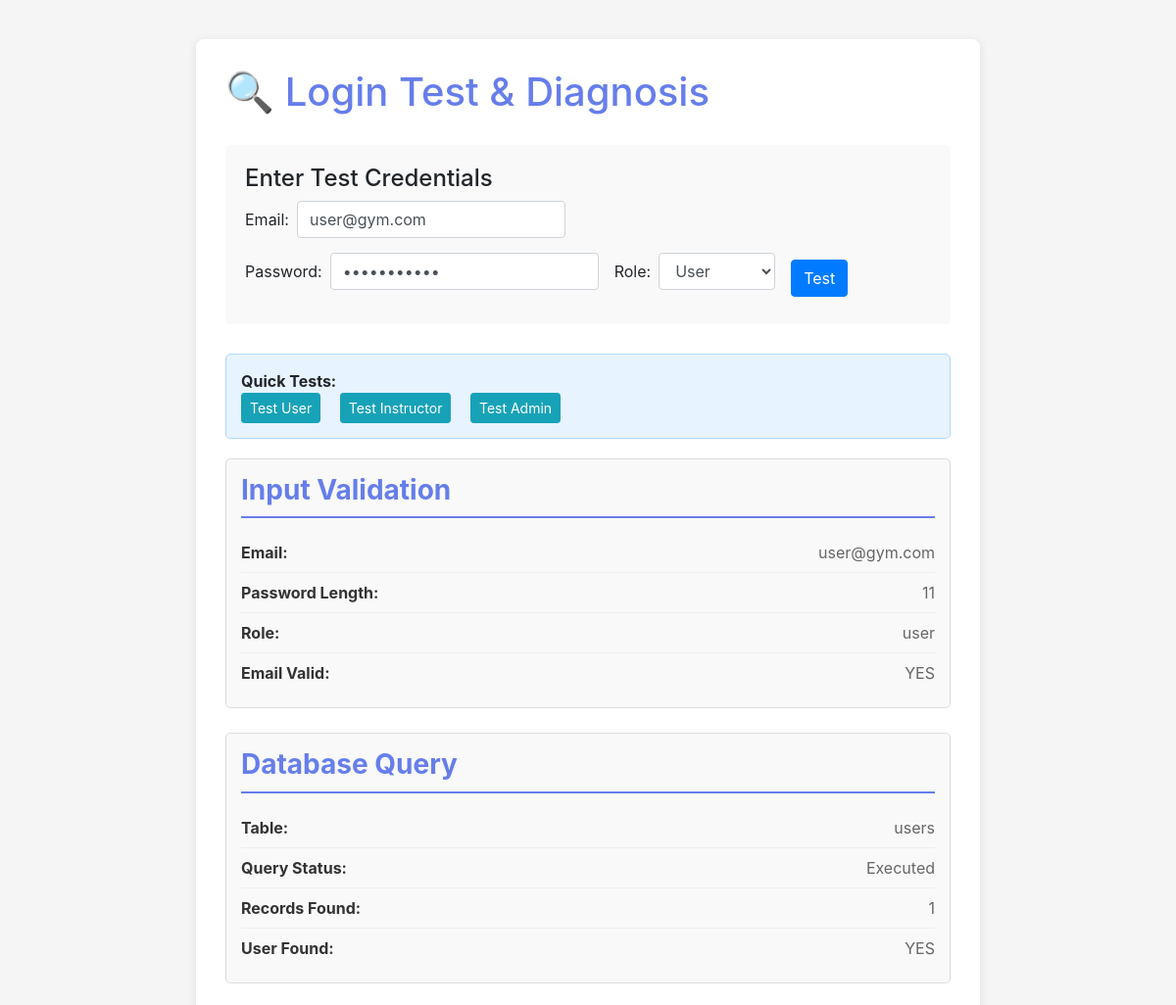
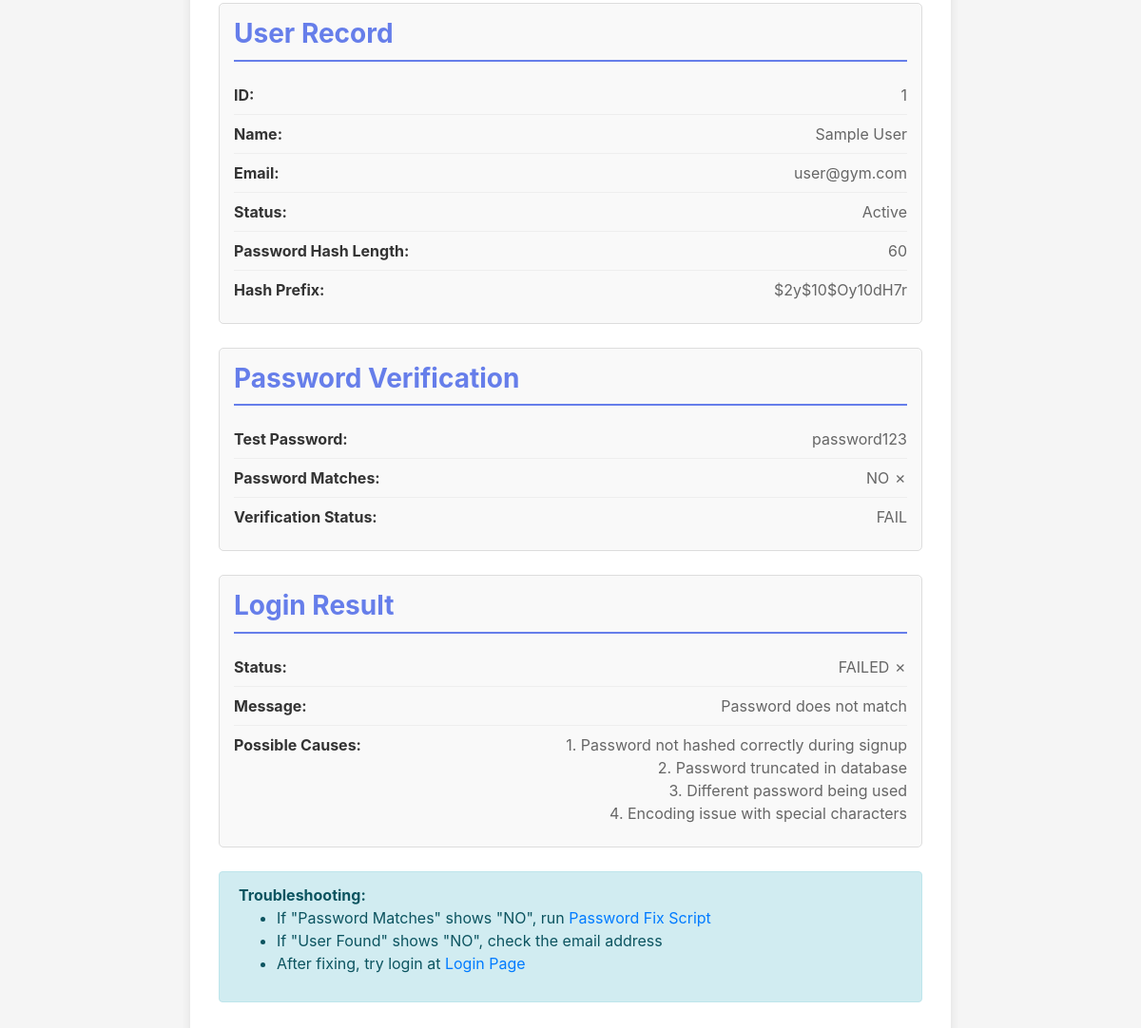
The page /test_login.php on the database its author committed (2 pictures, top to bottom).
### tables this page shows
CREATE TABLE users (
    user_id INT PRIMARY KEY AUTO_INCREMENT,
    name VARCHAR(100) NOT NULL,
    email VARCHAR(100) UNIQUE NOT NULL,
    password VARCHAR(255) NOT NULL,
    phone VARCHAR(15),
    date_of_birth DATE,
    gender ENUM('Male', 'Female', 'Other'),
    address TEXT,
    city VARCHAR(50),
    state VARCHAR(50),
    zipcode VARCHAR(10),
    profile_image VARCHAR(255),
    status ENUM('Active', 'Inactive') DEFAULT 'Active',
    created_at TIMESTAMP DEFAULT CURRENT_TIMESTAMP,
    updated_at TIMESTAMP DEFAULT CURRENT_TIMESTAMP ON UPDATE CURRENT_TIMESTAMP
);

### config/functions.php (called while the page is built, shortened)
<?php
function verifyPassword($password, $hash) {
    return password_verify($password, $hash);
}
function isValidEmail($email) {
    return filter_var($email, FILTER_VALIDATE_EMAIL);
}
?>

### test_login.php (the view, shortened to what this page needs)
<?php
require_once('config/functions.php');
$testResults = [];
$testEmail = $_GET['email'] ?? 'user@gym.com';
$testPassword = $_GET['password'] ?? 'password123';
$testRole = $_GET['role'] ?? 'user';
try {
    $testResults['Input Validation'] = [
        'Email' => $testEmail,
        'Password Length' => strlen($testPassword),
        'Role' => $testRole,
        'Email Valid' => isValidEmail($testEmail) ? 'YES' : 'NO',
    ];
    if ($testRole === 'user') {
        $query = "SELECT * FROM users WHERE email = ? AND status = 'Active'";
        $table = 'users';
    } elseif ($testRole === 'instructor') {
        $query = "SELECT * FROM instructors WHERE email = ? AND status = 'Active'";
        $table = 'instructors';
    } else {
        $query = "SELECT * FROM admin WHERE email = ?";
        $table = 'admin';
    }
    $stmt = $conn->prepare($query);
    $stmt->bind_param("s", $testEmail);
    $stmt->execute();
    $result = $stmt->get_result();
    $user = $result->fetch_assoc();
    $testResults['Database Query'] = [
        'Table' => $table,
        'Query Status' => 'Executed',
        'Records Found' => $result->num_rows,
        'User Found' => $user ? 'YES' : 'NO',
    ];
    if ($user) {
        $testResults['User Record'] = [
            'ID' => $user[$testRole === 'user' ? 'user_id' : ($testRole === 'instructor' ? 'instructor_id' : 'admin_id')] ?? 'N/A',
            'Name' => $user['name'] ?? 'N/A',
            'Email' => $user['email'] ?? 'N/A',
            'Status' => $user['status'] ?? 'N/A',
            'Password Hash Length' => strlen($user['password'] ?? ''),
            'Hash Prefix' => substr($user['password'] ?? '', 0, 15),
        ];
        $passwordCorrect = verifyPassword($testPassword, $user['password']);
        $testResults['Password Verification'] = [
            'Test Password' => $testPassword,
            'Password Matches' => $passwordCorrect ? 'YES ✓' : 'NO ✗',
            'Verification Status' => $passwordCorrect ? 'PASS' : 'FAIL',
        ];
        if ($passwordCorrect) {
            $testResults['Login Result'] = [
                'Status' => 'SUCCESS ✓',
                'Message' => 'User can login successfully',
                'Session Variables Ready' => 'YES',
            ];
        } else {
            $testResults['Login Result'] = [
                'Status' => 'FAILED ✗',
                'Message' => 'Password does not match',
                'Possible Causes' => [
                    '1. Password not hashed correctly during signup',
                    '2. Password truncated in database',
                    '3. Different password being used',
                    '4. Encoding issue with special characters',
                ],
            ];
        }
    }
} catch (Exception $e) {
    $testResults['Error'] = [
        'Message' => $e->getMessage(),
        'Status' => 'FAILED',
    ];
}
?>
<!DOCTYPE html>
<html lang="en">
<head>
    <link rel="stylesheet" href="https://stackpath.bootstrapcdn.com/bootstrap/4.5.2/css/bootstrap.min.css">
</head>
<body>
    <div class="test-container">
        <h1>🔍 Login Test & Diagnosis</h1>
        <div class="test-form">
            <h4>Enter Test Credentials</h4>
            <form method="GET" class="form-inline">
                <div class="form-group mr-3">
                    <label for="email" class="mr-2">Email:</label>
                    <input type="email" class="form-control" id="email" name="email" value="<?php echo htmlspecialchars($testEmail); ?>" placeholder="user@gym.com">
                </div>
                <div class="form-group mr-3">
                    <label for="password" class="mr-2">Password:</label>
                    <input type="password" class="form-control" id="password" name="password" value="<?php echo htmlspecialchars($testPassword); ?>" placeholder="password123">
                </div>
                <div class="form-group mr-3">
                    <label for="role" class="mr-2">Role:</label>
                    <select class="form-control" id="role" name="role">
                        <option value="user" <?php echo $testRole === 'user' ? 'selected' : ''; ?>>User</option>
                    </select>
                </div>
                <button type="submit" class="btn btn-primary">Test</button>
            </form>
        </div>
        <div class="quick-links">
            <strong>Quick Tests:</strong><br>
            <a href="?email=user@gym.com&password=password123&role=user" class="btn btn-sm btn-info">Test User</a>
            <a href="?email=instructor@gym.com&password=password123&role=instructor" class="btn btn-sm btn-info">Test Instructor</a>
            <a href="?email=admin@gym.com&password=password123&role=admin" class="btn btn-sm btn-info">Test Admin</a>
        </div>
        <?php foreach ($testResults as $section => $data): ?>
            <div class="test-section">
                <h3><?php echo htmlspecialchars($section); ?></h3>
                <?php if (is_array($data)): ?>
                    <?php foreach ($data as $key => $value): ?>
                        <div class="test-row">
                            <span class="test-key"><?php echo htmlspecialchars($key); ?>:</span>
                            <span class="test-value">
                                <?php
                                if (is_bool($value)) {
                                    echo $value ? '<span class="status-success">YES</span>' : '<span class="status-fail">NO</span>';
                                } elseif (is_array($value)) {
                                    foreach ($value as $item) {
                                        echo htmlspecialchars($item) . '<br>';
                                    }
                                } elseif (strlen($value) > 40) {
                                    echo '<span class="hash-mono">' . htmlspecialchars(substr($value, 0, 40)) . '...</span>';
                                } else {
                                    echo htmlspecialchars($value);
                                }
                                ?>
                            </span>
                        </div>
                    <?php endforeach; ?>
                <?php endif; ?>
            </div>
        <?php endforeach; ?>
        <div class="alert alert-info mt-4">
            <strong>Troubleshooting:</strong>
            <ul>
                <li>If "Password Matches" shows "NO", run <a href="fix_passwords.php">Password Fix Script</a></li>
                <li>If "User Found" shows "NO", check the email address</li>
                <li>After fixing, try login at <a href="auth/login.php">Login Page</a></li>
            </ul>
        </div>
    </div>
</body>
</html>

### test_login.php (style rules this page uses)
body { background: #f5f5f5; padding: 20px; }
.test-container { background: white; border-radius: 8px; padding: 30px; margin: 20px auto; max-width: 800px; box-shadow: 0 2px 10px rgba(0,0,0,0.1); }
.test-form { background: #f9f9f9; padding: 20px; border-radius: 5px; margin-bottom: 30px; }
.test-form .form-group { margin-bottom: 15px; }
.test-section { margin-bottom: 25px; border: 1px solid #ddd; padding: 15px; border-radius: 5px; background: #f9f9f9; }
.test-section h3 { color: #667eea; font-weight: bold; margin-bottom: 15px; border-bottom: 2px solid #667eea; padding-bottom: 10px; }
.test-row { padding: 8px 0; border-bottom: 1px solid #eee; display: flex; justify-content: space-between; }
.test-row:last-child { border-bottom: none; }
.test-key { font-weight: bold; color: #333; width: 35%; }
.test-value { color: #666; word-break: break-all; width: 65%; text-align: right; }
h1 { color: #667eea; margin-bottom: 30px; }
.quick-links { background: #e7f3ff; border: 1px solid #b3d9ff; padding: 15px; border-radius: 5px; margin-bottom: 20px; }
.quick-links a { margin-right: 15px; }

### rows shown on the page
users: section "User Record", key "ID", user_id "1", key "Name", name "Sample User", key "Email", email "user@gym.com", key "Status", status "Active", key "Password Hash Length", value "60", key "Hash Prefix", value "$2y$10$Oy10dH7r"

### other values the page prints
$section "Input Validation"
$key "Email"
$value "user@gym.com"
$key "Password Length"
$value "11"
$key "Role"
$value "user"
$key "Email Valid"
$value "YES"
$section "Database Query"
$key "Table"
$value "users"
$key "Query Status"
$value "Executed"
$key "Records Found"
